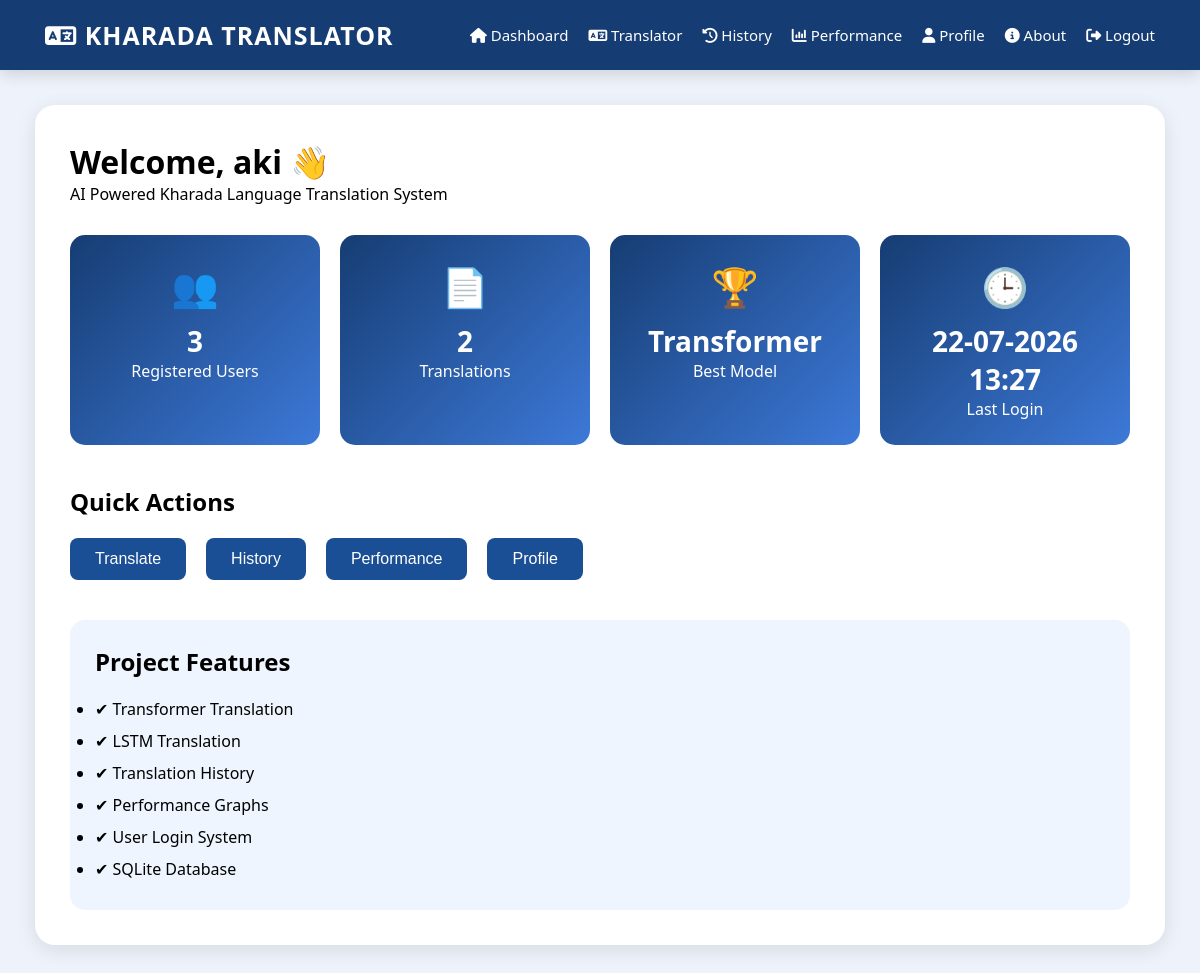
The app's page /dashboard (signed in), older data.
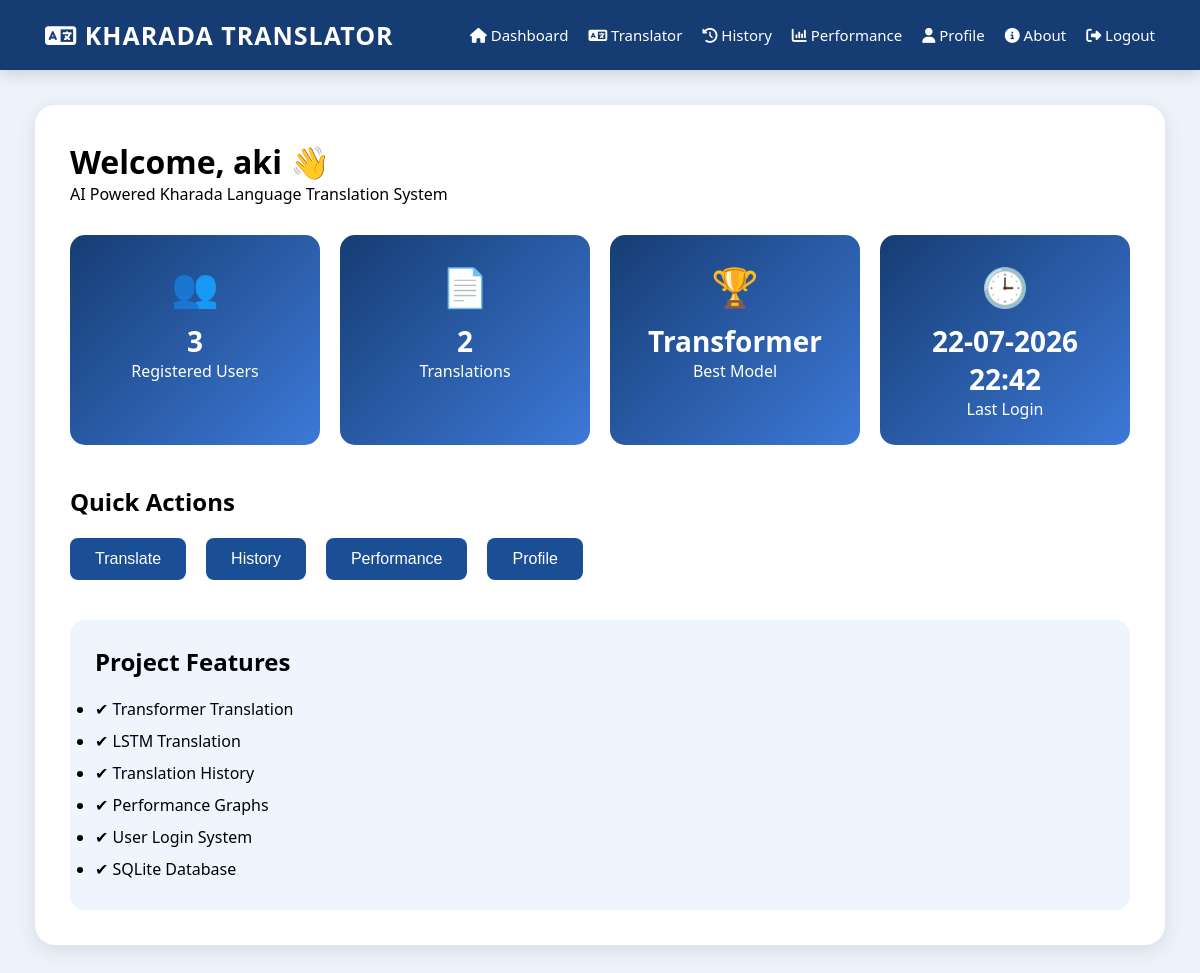
The same page, newer data.
### tables this page shows
CREATE TABLE users(
        username TEXT PRIMARY KEY,
        email TEXT UNIQUE,
        password TEXT,
        login_time TEXT
    );

### app.py (the view)
@app.route("/dashboard")
def dashboard():
    if "user" not in session:
        return redirect(url_for("login"))
    conn = get_db()
    cursor = conn.cursor()
    cursor.execute(
        "SELECT COUNT(*) FROM history WHERE username=?",
        (session["user"],)
    )
    total_translations = cursor.fetchone()[0]
    cursor.execute(
        "SELECT COUNT(*) FROM users"
    )
    total_users = cursor.fetchone()[0]
    cursor.execute(
        "SELECT login_time FROM users WHERE username=?",
        (session["user"],)
    )
    user = cursor.fetchone()
    conn.close()
    return render_template(
        "dashboard.html",
        username=session["user"],
        total_translations=total_translations,
        total_users=total_users,
        last_login=user["login_time"],
        metrics=metrics
    )

### app.py (called while the page is built)
def get_db():
    conn = sqlite3.connect(DATABASE)
    conn.row_factory = sqlite3.Row
    return conn

### templates/dashboard.html (shortened to what this page needs)
{% extends "base.html" %}
{% block content %}
<div class="dashboard">
<h1>
Welcome,
{{username}} 👋
</h1>
<p>
AI Powered Kharada Language Translation System
</p>
<div class="cards">
<div class="dashboard-card">
<h2>
👥
</h2>
<h3>
{{total_users}}
</h3>
<p>
Registered Users
</p>
</div>
<div class="dashboard-card">
<h2>
📄
</h2>
<h3>
{{total_translations}}
</h3>
<p>
Translations
</p>
</div>
<div class="dashboard-card">
<h2>
🏆
</h2>
<h3>
Transformer
</h3>
<p>
Best Model
</p>
</div>
<div class="dashboard-card">
<h2>
🕒
</h2>
<h3>
{{last_login}}
</h3>
<p>
Last Login
</p>
</div>
</div>
<div class="quick-actions">
<h2>
Quick Actions
</h2>
<div class="action-buttons">
<a href="/translator">
<button>
Translate
</button>
</a>
<a href="/history">
<button>
History
</button>
</a>
<a href="/performance">
<button>
Performance
</button>
</a>
<a href="/profile">
<button>
Profile
</button>
</a>
</div>
</div>
<div class="info-box">
<h2>
Project Features
</h2>
<ul>
<li>✔ Transformer Translation</li>
<li>✔ LSTM Translation</li>
<li>✔ Translation History</li>
<li>✔ Performance Graphs</li>
<li>✔ User Login System</li>
<li>✔ SQLite Database</li>
</ul>
</div>
</div>
{% endblock %}

### templates/base.html (shortened to what this page needs)
<!DOCTYPE html>
<html lang="en">
<head>
    <link rel="stylesheet"
          href="{{ url_for('static', filename='css/style.css') }}">
    <link href="https://cdnjs.cloudflare.com/ajax/libs/font-awesome/6.5.2/css/all.min.css"
          rel="stylesheet">
</head>
<body>
<nav class="navbar">
    <div class="logo">
        <i class="fa-solid fa-language"></i>
        KHARADA TRANSLATOR
    </div>
    {% if session.get("user") %}
    <ul>
        <li>
            <a href="/dashboard">
                <i class="fa-solid fa-house"></i>
                Dashboard
            </a>
        </li>
        <li>
            <a href="/translator">
                <i class="fa-solid fa-language"></i>
                Translator
            </a>
        </li>
        <li>
            <a href="/history">
                <i class="fa-solid fa-clock-rotate-left"></i>
                History
            </a>
        </li>
        <li>
            <a href="/performance">
                <i class="fa-solid fa-chart-column"></i>
                Performance
            </a>
        </li>
        <li>
            <a href="/profile">
                <i class="fa-solid fa-user"></i>
                Profile
            </a>
        </li>
        <li>
            <a href="/about">
                <i class="fa-solid fa-circle-info"></i>
                About
            </a>
        </li>
        <li>
            <a href="/logout">
                <i class="fa-solid fa-right-from-bracket"></i>
                Logout
            </a>
        </li>
    </ul>
    {% endif %}
</nav>
<div class="page">
{% block content %}
{% endblock %}
</div>
</body>
</html>

### static/css/style.css (style rules this page uses)
* { margin:0; padding:0; box-sizing:border-box; }
body { font-family:Segoe UI,sans-serif; background:#eef3fb; }
.navbar { display:flex; justify-content:space-between; align-items:center; padding:18px 45px; background:#163d73; box-shadow:0 4px 15px rgba(0,0,0,.15); }
.logo { color:white; font-size:25px; font-weight:bold; letter-spacing:1px; }
.navbar ul { display:flex; gap:20px; list-style:none; }
.navbar a { text-decoration:none; color:white; font-size:15px; transition:.3s; }
.page { padding:35px; }
button { background:#1b4f95; color:white; padding:12px 25px; border:none; border-radius:8px; cursor:pointer; transition:.3s; font-size:16px; }
.dashboard { background:white; padding:35px; border-radius:20px; box-shadow:0 5px 20px rgba(0,0,0,.1); }
.cards { display:grid; grid-template-columns:repeat(4,1fr); gap:20px; margin-top:30px; }
.dashboard-card { background:linear-gradient(135deg,#163d73,#3d79d8); color:white; padding:25px; border-radius:15px; text-align:center; transition:.3s; }
.dashboard-card h2 { font-size:38px; margin-bottom:10px; }
.dashboard-card h3 { font-size:28px; }
.quick-actions { margin-top:40px; }
.action-buttons { display:flex; gap:20px; margin-top:20px; flex-wrap:wrap; }
.info-box { margin-top:40px; background:#eef5ff; padding:25px; border-radius:15px; }
.info-box ul { margin-top:15px; line-height:2; }

Row changes from the older to the newer data that the page shows:
changed users "aki": login_time "22-07-2026 13:27" → "22-07-2026 22:42"
